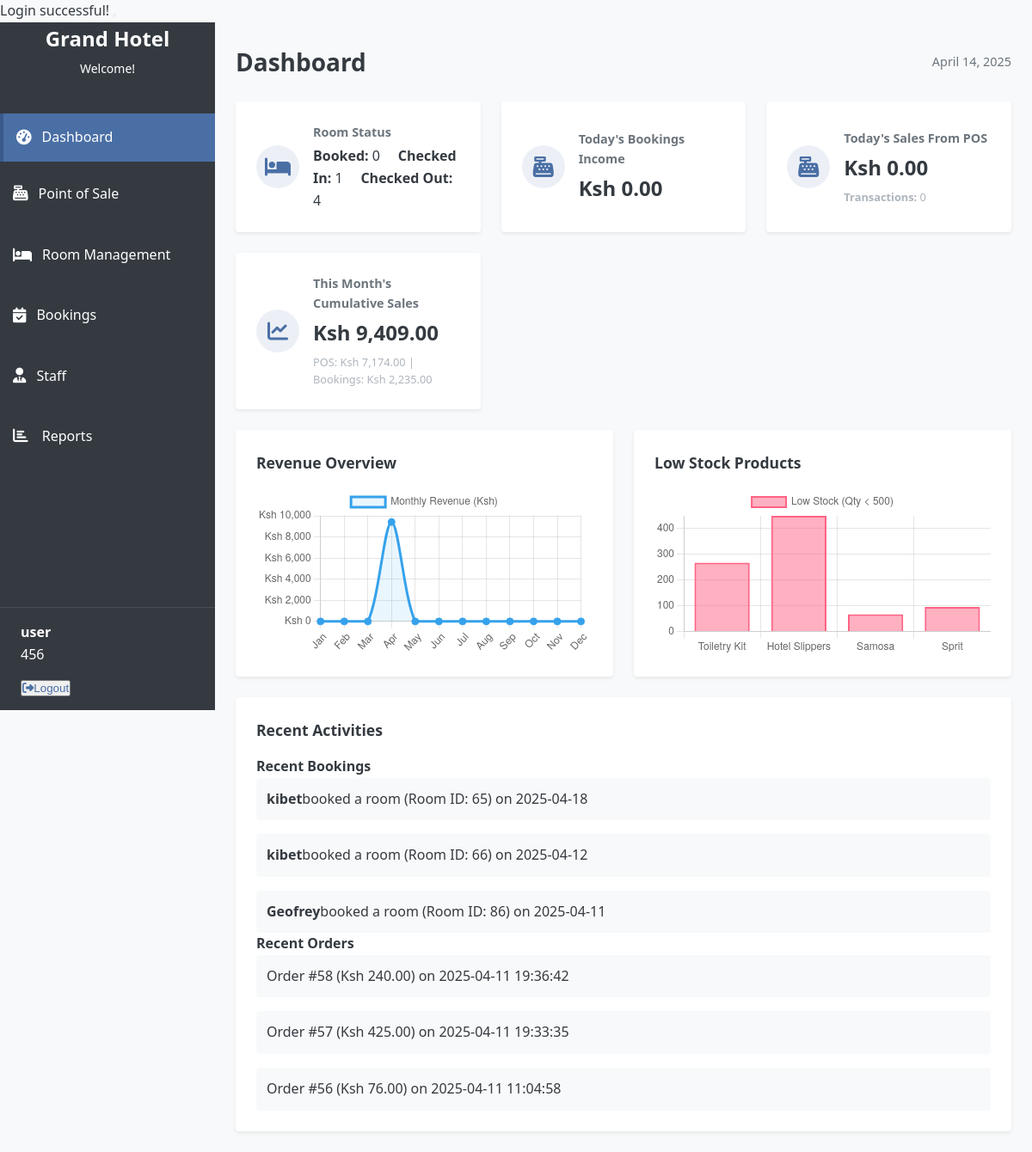
The page /index.php (signed in) on the database its author committed.
### tables this page shows
CREATE TABLE `bookings` (
  `id` int(11) NOT NULL,
  `client_name` varchar(100) NOT NULL,
  `client_phone` varchar(15) NOT NULL,
  `client_gender` enum('Male','Female','Other') NOT NULL,
  `room_id` int(11) NOT NULL,
  `building` varchar(20) NOT NULL,
  `room_name` varchar(50) NOT NULL,
  `check_in_date` date NOT NULL,
  `number_of_days` int(11) NOT NULL,
  `price` decimal(10,2) NOT NULL,
  `expected_check_out` date NOT NULL,
  `status` enum('booked','checked-in','checked-out','cancelled') NOT NULL DEFAULT 'booked'
);

CREATE TABLE `orders` (
  `id` int(11) NOT NULL,
  `seller_id` int(11) NOT NULL,
  `client_name` varchar(100) NOT NULL,
  `client_phone` varchar(20) NOT NULL,
  `payment_method` varchar(50) NOT NULL,
  `amount_paid` decimal(10,2) NOT NULL,
  `balance` decimal(10,2) NOT NULL,
  `total` decimal(10,2) NOT NULL,
  `created_at` datetime DEFAULT current_timestamp()
);

### index.php (the view, shortened to what this page needs)
<?php
if (isset($_SESSION['flash'])):
    $type = $_SESSION['flash']['type'];
    $message = $_SESSION['flash']['message'];
?>
    <div id="flash-message" class="alert alert-<?= $type ?> alert-dismissible fade show mt-3 mx-3" role="alert">
        <?= $message ?>
        <button type="button" class="btn-close" data-bs-dismiss="alert" aria-label="Close"></button>
    </div>
<?php
endif;
?>
<?php
include 'db_connection.php';
$status_result = $conn->query("SELECT
    SUM(CASE WHEN status = 'booked' THEN 1 ELSE 0 END) AS booked,
    SUM(CASE WHEN status = 'checked-in' THEN 1 ELSE 0 END) AS checked_in,
    SUM(CASE WHEN status = 'checked-out' THEN 1 ELSE 0 END) AS checked_out
    FROM bookings");
$status_data = $status_result->fetch_assoc();
$booking_income_result = $conn->query("SELECT SUM(price) AS total_booking_income
                                       FROM bookings
                                       WHERE DATE(check_in_date) = CURDATE()");
$total_booking_income = $booking_income_result->fetch_assoc()['total_booking_income'] ?? 0;
$order_income_result = $conn->query("SELECT SUM(amount_paid) AS total_order_income
                                     FROM orders
                                     WHERE DATE(created_at) = CURDATE()");
$total_order_income = $order_income_result->fetch_assoc()['total_order_income'] ?? 0;
$order_count_result = $conn->query("SELECT COUNT(*) AS total_orders_today
                                    FROM orders
                                    WHERE DATE(created_at) = CURDATE()");
$total_orders_today = $order_count_result->fetch_assoc()['total_orders_today'] ?? 0;
$recent_bookings_result = $conn->query("SELECT * FROM bookings ORDER BY check_in_date DESC LIMIT 3");
$recent_bookings = [];
while ($row = $recent_bookings_result->fetch_assoc()) {
    $recent_bookings[] = $row;
}
$recent_orders_result = $conn->query("SELECT * FROM orders ORDER BY created_at DESC LIMIT 3");
$recent_orders = [];
while ($row = $recent_orders_result->fetch_assoc()) {
    $recent_orders[] = $row;
}
$low_stock_result = $conn->query("SELECT name, quantity FROM products WHERE quantity < 500");
$low_stock_data = [];
while ($row = $low_stock_result->fetch_assoc()) {
    $low_stock_data[] = $row;
}
$monthly_orders_query = $conn->query("SELECT SUM(amount_paid) AS orders_sales
                                      FROM orders
                                      WHERE MONTH(created_at) = MONTH(CURDATE())
                                        AND YEAR(created_at) = YEAR(CURDATE())");
$monthly_bookings_query = $conn->query("SELECT SUM(price) AS bookings_income
                                        FROM bookings
                                        WHERE MONTH(check_in_date) = MONTH(CURDATE())
                                          AND YEAR(check_in_date) = YEAR(CURDATE())");
$orders_sales = $monthly_orders_query->fetch_assoc()['orders_sales'] ?? 0;
$bookings_income = $monthly_bookings_query->fetch_assoc()['bookings_income'] ?? 0;
$monthly_total_sales = $orders_sales + $bookings_income;
?>
<?php
$monthly_revenue = array_fill(1, 12, 0);
$monthly_revenue_query = $conn->query("
    SELECT
        MONTH(check_in_date) AS month,
        SUM(price) AS revenue
    FROM bookings
    WHERE YEAR(check_in_date) = YEAR(CURDATE())
    GROUP BY MONTH(check_in_date)
");
while ($row = $monthly_revenue_query->fetch_assoc()) {
    $monthly_revenue[(int)$row['month']] += (float)$row['revenue'];
}
$order_monthly_query = $conn->query("
    SELECT
        MONTH(created_at) AS month,
        SUM(amount_paid) AS revenue
    FROM orders
    WHERE YEAR(created_at) = YEAR(CURDATE())
    GROUP BY MONTH(created_at)
");
while ($row = $order_monthly_query->fetch_assoc()) {
    $monthly_revenue[(int)$row['month']] += (float)$row['revenue'];
}
?>
<!DOCTYPE html>
<html lang="en">
<head>
    <link rel="stylesheet" href="css/style.css">
    <link rel="stylesheet" href="https://cdnjs.cloudflare.com/ajax/libs/font-awesome/6.4.0/css/all.min.css">
</head>
<body>
    <div class="app-container">
        <nav class="sidebar">
        <div class="sidebar-header">
            <h2>Grand Hotel</h2>
            <div class="connection-status online">
                <span class="status-text">Welcome!</span>
            </div>
        </div>
            <ul class="sidebar-menu">
                <li class="active" data-page="dashboard"><i class="fas fa-tachometer-alt"></i> Dashboard</li>
                <li><a href="products/pos.php"><i class="fas fa-cash-register"></i>Point of Sale</a></li>
                <li><i class="fas fa-bed"></i><a href="rooms/room_management.php">Room Management</a></li>
                <li><i class="fas fa-calendar-check"></i><a href="rooms/bookings.php">Bookings</a></li>
                <li><a href="staff.php"><i class="fas fa-user-tie"></i>Staff</a></li>
                <li><a href="reports.php"><i class="fas fa-chart-bar"></i> Reports</a></li>
            </ul>
            <div class="sidebar-footer">
            <div class="user-info">
    <div class="user-details">
        <p class="user-name">
            <?php echo isset($_SESSION['username']) ? htmlspecialchars($_SESSION['username']) : 'Guest'; ?>
        </p>
        <p class="position">
            <?php echo isset($_SESSION['position']) ? htmlspecialchars($_SESSION['position']) : 'Role'; ?>
        </p>
    </div>
</div>
<button> <a href="logout.php" class="btn btn-danger"><i class="fas fa-sign-out-alt"></i>Logout</a></button>
            </div>
        </nav>
        <main class="main-content">
            <section id="dashboard" class="page active">
    <div class="page-header">
        <h1>Dashboard</h1>
        <p class="current-date"><?php echo date("F j, Y"); ?></p>
    </div>
    <div class="dashboard-stats">
    <div class="stat-card">
    <div class="stat-icon"><i class="fas fa-bed"></i></div>
    <div class="stat-info">
        <h3>Room Status</h3>
            <strong>Booked:</strong> <?php echo $status_data['booked']; ?> &nbsp; &nbsp;
            <strong>Checked In:</strong> <?php echo $status_data['checked_in']; ?> &nbsp; &nbsp;
            <strong>Checked Out:</strong> <?php echo $status_data['checked_out']; ?> &nbsp; &nbsp;
    </div>
</div>
                <div class="stat-card">
                <div class="stat-icon"><i class="fas fa-cash-register"></i></div>
                <div class="stat-info">
                    <h3 class="card-title text-muted">Today's Bookings Income</h3>
                    <h2 class="text-success">Ksh <?= number_format($total_booking_income, 2) ?></h2>
                    </div>
                </div>
        <div class="stat-card">
    <div class="stat-icon"><i class="fas fa-cash-register"></i></div>
    <div class="stat-info">
        <h3>Today's Sales From POS</h3>
        <p class="stat-value">Ksh <?php echo number_format($total_order_income, 2); ?></p>
        <p class="stat-detail">
            <strong>Transactions:</strong> <?php echo $total_orders_today; ?>
        </p>
    </div>
</div>
<div class="stat-card">
    <div class="stat-icon"><i class="fas fa-chart-line"></i></div>
    <div class="stat-info">
        <h3>This Month's Cumulative Sales</h3>
        <p class="stat-value">Ksh <?php echo number_format($monthly_total_sales, 2); ?></p>
        <p class="stat-detail">
            POS: Ksh <?php echo number_format($orders_sales, 2); ?> |
            Bookings: Ksh <?php echo number_format($bookings_income, 2); ?>
        </p>
    </div>
</div>
    </div>
    <div class="dashboard-charts">
    <div class="chart-container">
        <h3>Revenue Overview</h3>
        <canvas id="revenueChart"></canvas>
    </div>
    <div class="chart-container">
        <h3>Low Stock Products</h3>
        <canvas id="lowStockChart"></canvas>
    </div>
</div>
    <div class="recent-activities">
                    <h3>Recent Activities</h3>
                    <div class="recent-bookings">
                        <h4>Recent Bookings</h4>
                        <ul class="activity-list">
                            <?php foreach ($recent_bookings as $booking) { ?>
                                <li class="activity-item">
                                    <strong><?php echo $booking['client_name']; ?></strong> booked a room (Room ID: <?php echo $booking['room_id']; ?>) on <?php echo $booking['check_in_date']; ?>
                                </li>
                            <?php } ?>
                        </ul>
                    </div>
                    <div class="recent-orders">
                        <h4>Recent Orders</h4>
                        <ul class="activity-list">
                            <?php foreach ($recent_orders as $order) { ?>
                                <li class="activity-item">
                                    Order #<?php echo $order['id']; ?> (Ksh <?php echo number_format($order['amount_paid'], 2); ?>) on <?php echo $order['created_at']; ?>
                                </li>
                            <?php } ?>
                        </ul>
                    </div>
</section>
   <script>
    const monthlyRevenueData = <?php echo json_encode(array_values($monthly_revenue)); ?>;
    const months = ['Jan', 'Feb', 'Mar', 'Apr', 'May', 'Jun',
                    'Jul', 'Aug', 'Sep', 'Oct', 'Nov', 'Dec'];
    const ctx = document.getElementById('revenueChart').getContext('2d');
    const revenueLineChart = new Chart(ctx, {
        type: 'line',
        data: {
            labels: months,
            datasets: [{
                label: 'Monthly Revenue (Ksh)',
                data: monthlyRevenueData,
                fill: true,
                backgroundColor: 'rgba(54, 162, 235, 0.1)',
                borderColor: 'rgba(54, 162, 235, 1)',
                tension: 0.3,
                pointBackgroundColor: 'rgba(54, 162, 235, 1)',
                pointRadius: 4,
                pointHoverRadius: 6
            }]
        },
        options: {
            responsive: true,
            plugins: {
                tooltip: {
                    callbacks: {
                        label: function(context) {
                            return 'Ksh ' + context.parsed.y.toLocaleString();
                        }
                    }
                },
                legend: {
                    display: true
                }
            },
            scales: {
                y: {
                    beginAtZero: true,
                    ticks: {
                        callback: function(value) {
                            return 'Ksh ' + value.toLocaleString();
                        }
                    }
                }
            }
        }
    });
</script>
<script>
    // Low Stock Chart
    const lowStockProducts = <?php echo json_encode($low_stock_data); ?>;
    const productNames = lowStockProducts.map(product => product.name);
    const productQuantities = lowStockProducts.map(product => product.quantity);
    var ctxLowStock = document.getElementById('lowStockChart').getContext('2d');
    var lowStockChart = new Chart(ctxLowStock, {
        type: 'bar',
        data: {
            labels: productNames,
            datasets: [{
                label: 'Low Stock (Qty < 500)',
                data: productQuantities,
                backgroundColor: 'rgba(255, 99, 132, 0.5)',
                borderColor: 'rgba(255, 99, 132, 1)',
                borderWidth: 2
            }]
        },
        options: {
            responsive: true,
            plugins: {
                tooltip: {
                    callbacks: {
                        label: function(context) {
                            return context.parsed.y + ' items';
                        }
                    }
                }
            },
            scales: {
                y: {
                    beginAtZero: true,
                    stepSize: 1
                }
            }
        }
    });
</script>
</body>
</html>

### rows shown on the page
bookings: client_name "kibet", room "65", check_in_date "2025-04-18"
bookings: client_name "kibet", room "66", check_in_date "2025-04-12"
bookings: client_name "Geofrey", room "86", check_in_date "2025-04-11"
orders: id "58", amount_paid "240.00", created_at "2025-04-11 19:36:42"
orders: id "57", amount_paid "425.00", created_at "2025-04-11 19:33:35"
orders: id "56", amount_paid "76.00", created_at "2025-04-11 11:04:58"

### other values the page prints
$message "Login successful!"
$_SESSION['username'] "user"
$_SESSION['position'] "456"
$status_data['booked'] "0"
$status_data['checked_in'] "1"
$status_data['checked_out'] "4"
$total_booking_income "0.00"
$total_order_income "0.00"
$total_orders_today "0"
$monthly_total_sales "9,409.00"
$orders_sales "7,174.00"
$bookings_income "2,235.00"
chart data {{ json_encode(array_values($monthly_revenue)) }} [0,0,0,9409,0,0,0,0,0,0,0,0]
chart data {{ json_encode($low_stock_data) }} [{"name":"Toiletry Kit","quantity":"268"},{"name":"Hotel Slippers","quantity":"450"},{"name":"Samosa","quantity":"67"},{"name":"Sprit","quantity":"96"}]
